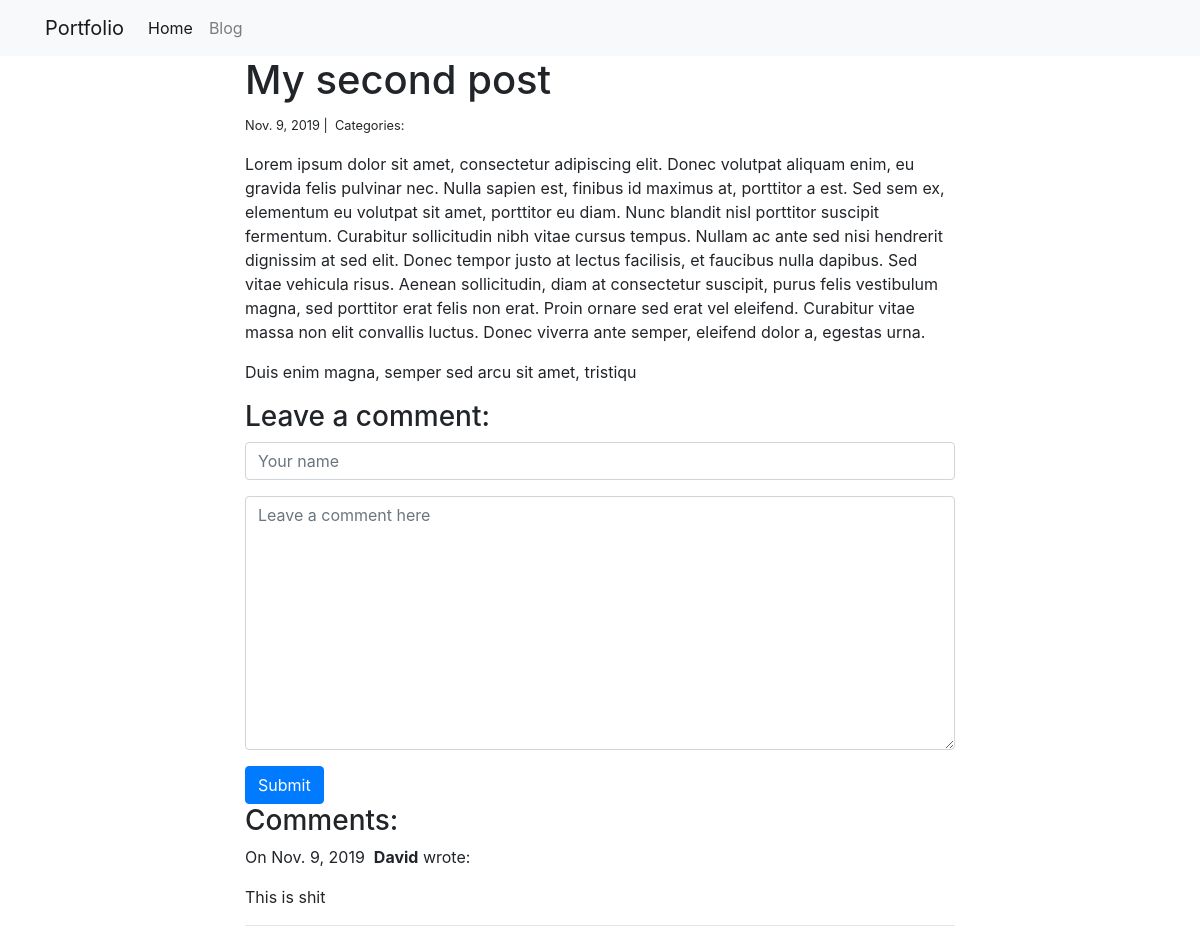
/blogs/2/, run on the app's committed database.
### blogs/models.py (models this page shows)
class Post(models.Model):
    title = models.CharField(max_length = 255)
    body = models.TextField()
    created_on = models.DateTimeField(auto_now_add = True)
    last_modified = models.DateTimeField(auto_now = True)
    categories = models.ManyToManyField('category', related_name = 'posts')

class Comment(models.Model):
    author = models.CharField(max_length = 60)
    body = models.TextField()
    created_on = models.DateTimeField(auto_now_add = True)
    post = models.ForeignKey('Post', on_delete = models.CASCADE)

### blogs/views.py (the view, shortened to what this page needs)
# urls.py: path('<int:pk>/', views.blog_detail, name = 'blog_detail'),
def blog_detail(request, pk):
    post = Post.objects.get(pk = pk)
    form = CommentForm()
    comments = Comment.objects.filter(post = post)
    context = {
        'post': post,
        'comments': comments,
        'form': form
    }
    return render(request, 'blog_detail.html', context)

### blogs/forms.py
class CommentForm(forms.Form):
    author = forms.CharField(
        max_length = 60,
        widget = forms.TextInput(attrs={
            "class": "form-control",
            "placeholder": "Your name"
        })
    )
    body = forms.CharField(widget = forms.Textarea(attrs = {
            "class": "form-control",
            "placeholder": "Leave a comment here"
        })
    )

### personal_portfolio/templates/blog_detail.html (shortened to what this page needs)
{% extends 'base.html' %}
{% block page_content %}
<div class="col-md-8 offset-md-2">
    <h1>{{ post.title }}</h1>
    <small>{{ post.created_on.date }} |&nbsp;
        Categories:&nbsp;
    </small>
    <p>{{ post.body | linebreaks }}</p>
    <h3>Leave a comment:</h3>
    <form action="/blogs/{{ post.pk }}/" method = "POST">
        <div class="form-group">
            {{ form.author }}
        </div>
        <div class="form-group">
            {{ form.body }}
        </div>
        <button type="Submit" class="btn btn-primary">Submit</button>
    </form>
    <h3>Comments:</h3>
    {% for comment in comments %}
    <p>
        On {{ comment.created_on.date }}&nbsp;
        <b>{{ comment.author }}</b> wrote:
    </p>
    <p>{{ comment.body }}</p>
    <hr>
    {% endfor %}
</div>
{% endblock %}

### data on the page
Post: title "My second post", created_on "Nov. 9, 2019", body "Lorem ipsum dolor sit amet, consectetur adipiscing elit. Donec volutpat aliquam enim, eu gravida felis pulvinar nec. Nulla sapien est, finibus id maximus at, porttitor a est. Sed sem ex, elementum eu volutpat sit amet, porttitor eu diam. Nunc blandit nisl porttitor suscipit fermentum. Curabitur sollicitudin nibh vitae cursus tempus. Nullam ac ante sed nisi hendrerit dignissim at sed elit. Donec tempor justo at lectus facilisis, et faucibus nulla dapibus. Sed vitae vehicula risus. Aenean sollicitudin, diam at consectetur suscipit, purus felis vestibulum magna, sed porttitor erat felis non erat. Proin ornare sed erat vel eleifend. Curabitur vitae massa non elit convallis luctus. Donec viverra…"
Comment: created_on "Nov. 9, 2019", author "David", body "This is shit"
